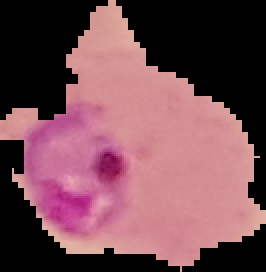
#> input picture Train/P4.png, 133 x 136 px (shown 2 times larger); its folder holds 2 pictures in this run
$ python prueba.py
#> lines starting #> are read from the running program, lines starting #| are printed output that depends on the picture
import os
import glob
import requests
import cv2
import numpy as np
import skimage.io as io
import matplotlib.pyplot as plt
from skimage.color import rgb2gray
import scipy as sp
from skimage.color import rgb2hsv
from skimage.color import rgb2lab
from skimage.filters import threshold_otsu
from skimage.filters.rank import percentile
from scipy.io import loadmat
from sklearn.metrics import jaccard_score as jaccard
from sklearn.metrics import mean_squared_error
from scipy.signal import correlate2d


df_Train = glob.glob(os.path.join('Train','*.png'))
print(df_Train)

img_train = []
for i in range(0,len(df_Train)):
    img_train.append(io.imread(df_Train[i]))

#Funcion de concatenacion de histogramas
def MyColorHist_Código1_Código2(image, espacio):

#> called with espacio = 'HSV'
    comparacion = np.arange(256)
    conc_hist = []
    image_actual = image

    #Condicion para el espacio RGB
    if espacio == 'RGB':
        #Conversion de la imagen al espacio de color
        image_actual = image_actual
        #obtencion de los arrays de las 3 dimensiones de la imagen
        hist1 = cv2.calcHist([image_actual],[0],None,[765],[float(np.min(image_actual[:,:,0])),float(np.max(image_actual[:,:,0]))])
        #sumar los desfaces para el histograma concatenado
        hist2 = cv2.calcHist([image_actual],[1],None,[765],[float(np.min(image_actual[:,:,1])),float(np.max(image_actual[:,:,1]))])
        hist3 = cv2.calcHist([image_actual],[2],None,[765],[float(np.min(image_actual[:,:,2])),float(np.max(image_actual[:,:,2]))])
        #union de los arrays desfasados
        #Calculo del histograma
        conc_hist = hist1+hist2+hist3
        #Normalizacion
        conc_hist = cv2.normalize(conc_hist,conc_hist,0,1,cv2.NORM_MINMAX)

    #Condicion para el espacio HSV
    elif espacio == 'HSV':
        #Conversion de la imagen al espacio de color
        image_actual = cv2.cvtColor(image,cv2.COLOR_BGR2HSV)
#> image_actual: shape (163, 136, 3); mean H, S, V 85.6, 52.5, 160.3
        hist1 = cv2.calcHist([image_actual],[0],None,[765],[float(np.min(image_actual[:,:,0])),float(np.max(image_actual[:,:,0]))])
#> hist1 = 765 values, max 7273 at index 745, min 0 at index 1, mean 28.92
        #sumar los desfaces para el histograma concatenado
        hist2 = cv2.calcHist([image_actual],[1],None,[765],[float(np.min(image_actual[:,:,1])),float(np.max(image_actual[:,:,1]))])
#> hist2 = 765 values, max 5799 at index 0, min 0 at index 1, mean 28.98
        hist3 = cv2.calcHist([image_actual],[2],None,[765],[float(np.min(image_actual[:,:,2])),float(np.max(image_actual[:,:,2]))])
#> hist3 has the same summary as hist2
        #union de los arrays desfasados
        #Calculo del histograma
        conc_hist = hist1+hist2+hist3
#> conc_hist = 765 values, max 17397 at index 0, min 0 at index 1, mean 86.88
        #Normalizacion
        conc_hist = cv2.normalize(conc_hist,conc_hist,0,1,cv2.NORM_MINMAX)
#> conc_hist = 765 values, max 1 at index 0, min 0 at index 1, mean 0.00499

    #Condicion para el espacio Lab
    elif espacio == 'Lab':
        #Conversion de la imagen al espacio de color
        image_actual = cv2.cvtColor(image,cv2.COLOR_BGR2Lab)
        hist1 = cv2.calcHist([image_actual],[0],None,[765],[float(np.min(image_actual[:,:,0])),float(np.max(image_actual[:,:,0]))])
        #sumar los desfaces para el histograma concatenado
        hist2 = cv2.calcHist([image_actual],[1],None,[765],[float(np.min(image_actual[:,:,1])),float(np.max(image_actual[:,:,1]))])
        hist3 = cv2.calcHist([image_actual],[2],None,[765],[float(np.min(image_actual[:,:,2])),float(np.max(image_actual[:,:,2]))])
        #union de los arrays desfasados
        #Calculo del histograma
        conc_hist = hist1+hist2+hist3
        #Normalizacion
        conc_hist = cv2.normalize(conc_hist,conc_hist,0,1,cv2.NORM_MINMAX)


    return conc_hist

plt.plot(MyColorHist_Código1_Código2(img_train[1],'HSV'))
plt.plot(MyColorHist_Código1_Código2(img_train[0],'HSV'))
#> in MyColorHist_Código1_Código2, image_actual is the input picture: shape (136, 133, 3); mean R, G, B 117.6, 74.9, 83.3
#> in MyColorHist_Código1_Código2 (call 2), `image_actual = cv2.cvtColor(image,cv2.COLOR_BGR2HSV)`: image_actual: shape (136, 133, 3); mean H, S, V 70.4, 53.5, 117.6
plt.show()
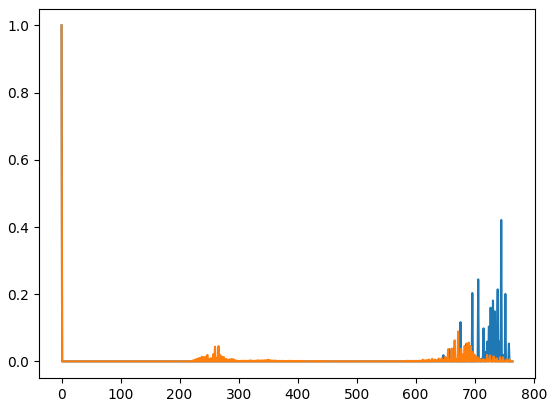
#> figure drawn by matplotlib, 1 panel; curve peaks at x = 0, y = 1; curve peaks at x = 0, y = 1

# [63 lines of commented-out code are left out]
